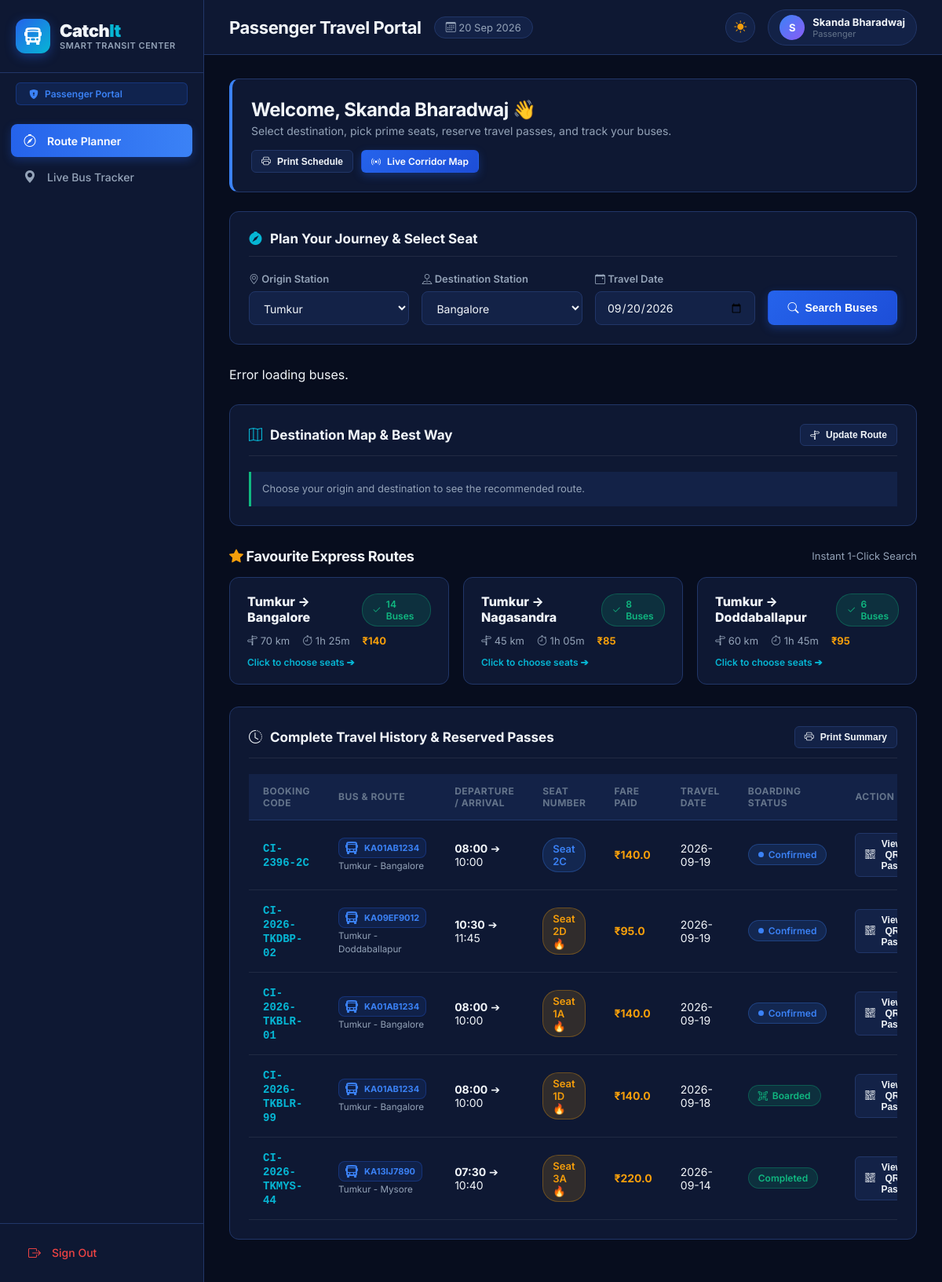
The app's page /passenger (signed in) with its own data.
### tables this page shows
CREATE TABLE bookings (
        booking_id INTEGER PRIMARY KEY AUTOINCREMENT,
        user_id INTEGER NOT NULL,
        schedule_id INTEGER NOT NULL,
        passenger_name TEXT NOT NULL,
        seat_number TEXT NOT NULL,
        travel_date TEXT NOT NULL,
        fare_paid REAL NOT NULL DEFAULT 120.0,
        booking_code TEXT UNIQUE NOT NULL,
        status TEXT NOT NULL DEFAULT 'Confirmed' CHECK(status IN ('Confirmed', 'Boarded', 'Cancelled', 'Completed')),
        created_at TIMESTAMP DEFAULT CURRENT_TIMESTAMP,
        FOREIGN KEY (user_id) REFERENCES users(id),
        FOREIGN KEY (schedule_id) REFERENCES schedules(schedule_id)
    );

CREATE TABLE buses (
        bus_id INTEGER PRIMARY KEY AUTOINCREMENT,
        bus_number TEXT UNIQUE NOT NULL,
        bus_type TEXT NOT NULL,
        capacity INTEGER NOT NULL,
        status TEXT NOT NULL DEFAULT 'Active' CHECK(status IN ('Active', 'Maintenance', 'Out of Service'))
    );

CREATE TABLE routes (
        route_id INTEGER PRIMARY KEY AUTOINCREMENT,
        route_name TEXT NOT NULL,
        source TEXT NOT NULL,
        destination TEXT NOT NULL,
        distance_km INTEGER NOT NULL,
        base_fare REAL NOT NULL DEFAULT 80.0
    );

CREATE TABLE schedules (
        schedule_id INTEGER PRIMARY KEY AUTOINCREMENT,
        bus_id INTEGER NOT NULL,
        route_id INTEGER NOT NULL,
        driver_id INTEGER,
        departure_time TEXT NOT NULL,
        arrival_time TEXT NOT NULL,
        status TEXT NOT NULL DEFAULT 'On Time' CHECK(status IN ('On Time', 'Delayed', 'Cancelled', 'Not Started')),
        occupancy TEXT NOT NULL DEFAULT 'Low' CHECK(occupancy IN ('Low', 'Medium', 'High', 'Full')),
        delay_minutes INTEGER NOT NULL DEFAULT 0,
        delay_reason TEXT,
        fare REAL NOT NULL DEFAULT 120.0,
        FOREIGN KEY (bus_id) REFERENCES buses(bus_id),
        FOREIGN KEY (route_id) REFERENCES routes(route_id),
        FOREIGN KEY (driver_id) REFERENCES users(id)
    );

### app.py (the view)
@app.route('/passenger')
@role_required('passenger')
def passenger_dashboard():
    user_id = session.get('user_id')
    conn = get_db()
    cursor = conn.cursor()
    cursor.execute("""
    SELECT b.*, s.departure_time, s.arrival_time, s.status AS bus_status, s.delay_minutes,
           bu.bus_number, bu.bus_type, r.route_name, r.source, r.destination, r.distance_km
    FROM bookings b
    JOIN schedules s ON b.schedule_id = s.schedule_id
    JOIN buses bu ON s.bus_id = bu.bus_id
    JOIN routes r ON s.route_id = r.route_id
    WHERE b.user_id = ?
    ORDER BY b.travel_date DESC, b.booking_id DESC
    """, (user_id,))
    bookings = cursor.fetchall()
    cursor.execute("SELECT DISTINCT source FROM routes UNION SELECT DISTINCT destination FROM routes")
    cities = [row['source'] for row in cursor.fetchall()]
    conn.close()
    favourite_routes = [
        {'route_name': 'Tumkur → Bangalore', 'source': 'Tumkur', 'destination': 'Bangalore', 'distance': '70 km', 'duration': '1h 25m', 'fare': '₹140', 'bus_count': 14},
        {'route_name': 'Tumkur → Nagasandra', 'source': 'Tumkur', 'destination': 'Nagasandra', 'distance': '45 km', 'duration': '1h 05m', 'fare': '₹85', 'bus_count': 8},
        {'route_name': 'Tumkur → Doddaballapur', 'source': 'Tumkur', 'destination': 'Doddaballapur', 'distance': '60 km', 'duration': '1h 45m', 'fare': '₹95', 'bus_count': 6},
    ]
    return render_template('passenger_dashboard.html',
                           bookings=bookings,
                           cities=cities,
                           favourite_routes=favourite_routes,
                           travel_history=bookings)

### templates/passenger_dashboard.html (shortened to what this page needs)
{% extends "base.html" %}
{% block page_title %}Passenger Travel Portal{% endblock %}
{% block content %}
<div class="panel" style="margin-bottom: 24px; border-left: 4px solid var(--primary-light);">
    <div style="display: flex; justify-content: space-between; align-items: center; flex-wrap: wrap; gap: 16px;">
        <div>
            <h2 style="font-size: 24px; margin-bottom: 4px;">Welcome, {{ current_user.name }} 👋</h2>
            <p style="color: var(--text-muted); font-size: 14px;">Select destination, pick prime seats, reserve travel passes, and track your buses.</p>
        </div>
        <div style="display: flex; gap: 10px;">
            <button class="btn btn-secondary btn-sm" onclick="printCurrentSchedule()">
                <i class="bi bi-printer"></i> Print Schedule
            </button>
            <a href="{{ url_for('admin_live_tracking') }}" class="btn btn-primary btn-sm">
                <i class="bi bi-broadcast"></i> Live Corridor Map
            </a>
        </div>
    </div>
</div>
<div class="panel" style="margin-bottom: 28px;">
    <div class="panel-header">
        <div class="panel-title"><i class="bi bi-compass-fill" style="color: var(--accent-cyan);"></i> Plan Your Journey & Select Seat</div>
    </div>
    <div style="display: grid; grid-template-columns: 1fr 1fr 1fr auto; gap: 16px; align-items: flex-end;">
        <div class="form-group" style="margin-bottom: 0;">
            <label class="form-label"><i class="bi bi-geo-alt"></i> Origin Station</label>
            <select id="passenger_source" class="form-control">
                {% for c in cities %}
                    <option value="{{ c }}" {% if c == 'Tumkur' %}selected{% endif %}>{{ c }}</option>
                {% endfor %}
            </select>
        </div>
        <div class="form-group" style="margin-bottom: 0;">
            <label class="form-label"><i class="bi bi-pin-map"></i> Destination Station</label>
            <select id="passenger_dest" class="form-control">
                {% for c in cities %}
                    <option value="{{ c }}" {% if c == 'Bangalore' %}selected{% endif %}>{{ c }}</option>
                {% endfor %}
            </select>
        </div>
        <div class="form-group" style="margin-bottom: 0;">
            <label class="form-label"><i class="bi bi-calendar-event"></i> Travel Date</label>
            <input type="date" id="search_date" class="form-control" value="{{ today_iso }}" min="{{ today_iso }}">
        </div>
        <button class="btn btn-primary" style="height: 44px; padding: 0 24px;" onclick="searchBuses('passenger_source', 'passenger_dest', 'passenger_search_results')">
            <i class="bi bi-search"></i> Search Buses
        </button>
    </div>
</div>
<div id="passenger_search_results" style="margin-bottom: 28px;"></div>
<div class="panel" style="margin-bottom: 28px;">
    <div class="panel-header">
        <div class="panel-title"><i class="bi bi-map" style="color: var(--accent-cyan);"></i> Destination Map & Best Way</div>
        <button class="btn btn-secondary btn-sm" onclick="showPlannerRoute('passenger_source', 'passenger_dest', 'plannerMap', 'plannerRouteSummary')">
            <i class="bi bi-signpost-split"></i> Update Route
        </button>
    </div>
    <div id="plannerRouteSummary" class="route-summary">Choose your origin and destination to see the recommended route.</div>
</div>
<div style="margin-bottom: 28px;">
    <div style="display: flex; justify-content: space-between; align-items: center; margin-bottom: 16px;">
        <h3 style="font-size: 18px;"><i class="bi bi-star-fill" style="color: #F59E0B;"></i> Favourite Express Routes</h3>
        <span style="font-size: 13px; color: var(--text-muted);">Instant 1-Click Search</span>
    </div>
    <div style="display: grid; grid-template-columns: repeat(auto-fit, minmax(280px, 1fr)); gap: 18px;">
        {% for fav in favourite_routes %}
        <div class="stat-card" style="cursor: pointer;" onclick="quickSearch('{{ fav.source }}', '{{ fav.destination }}')">
            <div style="display: flex; justify-content: space-between; align-items: flex-start; margin-bottom: 10px;">
                <div style="font-size: 16px; font-weight: 800; color: var(--text-main);">{{ fav.route_name }}</div>
                <span class="badge badge-ontime"><i class="bi bi-check2"></i> {{ fav.bus_count }} Buses</span>
            </div>
            <div style="display: flex; gap: 16px; font-size: 13px; color: var(--text-muted); margin-bottom: 12px;">
                <span><i class="bi bi-signpost-split"></i> {{ fav.distance }}</span>
                <span><i class="bi bi-stopwatch"></i> {{ fav.duration }}</span>
                <strong style="color: var(--accent-gold);">{{ fav.fare }}</strong>
            </div>
            <div style="font-size: 12px; color: var(--accent-cyan); font-weight: 600;">
                Click to choose seats ➔
            </div>
        </div>
        {% endfor %}
    </div>
</div>
<div class="panel">
    <div class="panel-header">
        <div class="panel-title"><i class="bi bi-clock-history"></i> Complete Travel History & Reserved Passes</div>
        <button class="btn btn-secondary btn-sm" onclick="printCurrentSchedule()"><i class="bi bi-printer"></i> Print Summary</button>
    </div>
    {% if travel_history %}
    <div class="table-responsive">
        <table class="custom-table">
            <thead>
                <tr>
                    <th>Booking Code</th>
                    <th>Bus & Route</th>
                    <th>Departure / Arrival</th>
                    <th>Seat Number</th>
                    <th>Fare Paid</th>
                    <th>Travel Date</th>
                    <th>Boarding Status</th>
                    <th>Action</th>
                </tr>
            </thead>
            <tbody>
                {% for b in travel_history %}
                <tr>
                    <td><strong style="color: var(--accent-cyan); font-family: monospace; font-size: 14px;">{{ b.booking_code }}</strong></td>
                    <td>
                        <span class="bus-vehicle-badge" style="padding: 2px 8px; font-size: 11px;"><i class="bi bi-bus-front-fill"></i> {{ b.bus_number }}</span><br>
                        <small style="color: var(--text-muted);">{{ b.route_name }}</small>
                    </td>
                    <td>
                        <strong>{{ b.departure_time }}</strong> ➔ {{ b.arrival_time }}
                    </td>
                    <td>
                        <span class="badge {% if b.seat_number in ['1A', '1D', '2A', '2D', '3A', '3D'] %}badge-delayed{% else %}badge-notstarted{% endif %}" style="font-size: 13px;">
                            Seat {{ b.seat_number }} {% if b.seat_number in ['1A', '1D', '2A', '2D', '3A', '3D'] %}🔥{% endif %}
                        </span>
                    </td>
                    <td><strong style="color: var(--accent-gold);">₹{{ b.fare_paid }}</strong></td>
                    <td>{{ b.travel_date }}</td>
                    <td>
                        {% if b.status == 'Boarded' %}
                            <span class="badge badge-ontime"><i class="bi bi-qr-code-scan"></i> Boarded</span>
                        {% elif b.status == 'Confirmed' %}
                            <span class="badge badge-notstarted"><span class="badge-dot"></span> Confirmed</span>
                        {% elif b.status == 'Completed' %}
                            <span class="badge badge-ontime">Completed</span>
                        {% else %}
                            <span class="badge badge-cancelled">{{ b.status }}</span>
                        {% endif %}
                    </td>
                    <td>
                        <button class="btn btn-secondary btn-sm" onclick="showConfirmedPassModal('{{ b.booking_code }}', '{{ b.seat_number }}', '{{ b.travel_date }}', {{ b.fare_paid }}, '{{ b.passenger_name }}')">
                            <i class="bi bi-qr-code"></i> View QR Pass
                        </button>
                    </td>
                </tr>
                {% endfor %}
            </tbody>
        </table>
    </div>
    {% else %}
    <div style="text-align: center; padding: 30px; color: var(--text-muted);">
        <i class="bi bi-ticket-perforated" style="font-size: 32px; display: block; margin-bottom: 8px;"></i>
        No past travel records found. Use the route search above to reserve your seat!
    </div>
    {% endif %}
</div>
{% endblock %}

### records on screen
bookings: booking_code "CI-2396-2C", bus_number "KA01AB1234", route_name "Tumkur - Bangalore", departure_time "08:00", arrival_time "10:00", seat_number "2C", fare_paid "140.0", travel_date "2026-09-19", status "Confirmed" (drawn)
bookings: booking_code "CI-2026-TKDBP-02", bus_number "KA09EF9012", route_name "Tumkur - Doddaballapur", departure_time "10:30", arrival_time "11:45", seat_number "2D", fare_paid "95.0", travel_date "2026-09-19", status "Confirmed" (drawn)
bookings: booking_code "CI-2026-TKBLR-01", bus_number "KA01AB1234", route_name "Tumkur - Bangalore", departure_time "08:00", arrival_time "10:00", seat_number "1A", fare_paid "140.0", travel_date "2026-09-19", status "Confirmed" (drawn)
bookings: booking_code "CI-2026-TKBLR-99", bus_number "KA01AB1234", route_name "Tumkur - Bangalore", departure_time "08:00", arrival_time "10:00", seat_number "1D", fare_paid "140.0", travel_date "2026-09-18", status "Boarded" (drawn)
bookings: booking_code "CI-2026-TKMYS-44", bus_number "KA13IJ7890", route_name "Tumkur - Mysore", departure_time "07:30", arrival_time "10:40", seat_number "3A", fare_paid "220.0", travel_date "2026-09-14", status "Completed"

### other values on screen
{{ current_user.role|title }} "Passenger"
{{ current_user.name[0] }} "S"
{{ current_user.name }} "Skanda Bharadwaj"
{{ fav.route_name }} "Tumkur → Bangalore" "Tumkur → Nagasandra" "Tumkur → Doddaballapur"
{{ fav.bus_count }} "14" "8" "6"
{{ fav.distance }} "70 km" "45 km" "60 km"
{{ fav.duration }} "1h 25m" "1h 05m" "1h 45m"
{{ fav.fare }} "₹140" "₹85" "₹95"
form field value "Tumkur"
form field value "Bangalore"
